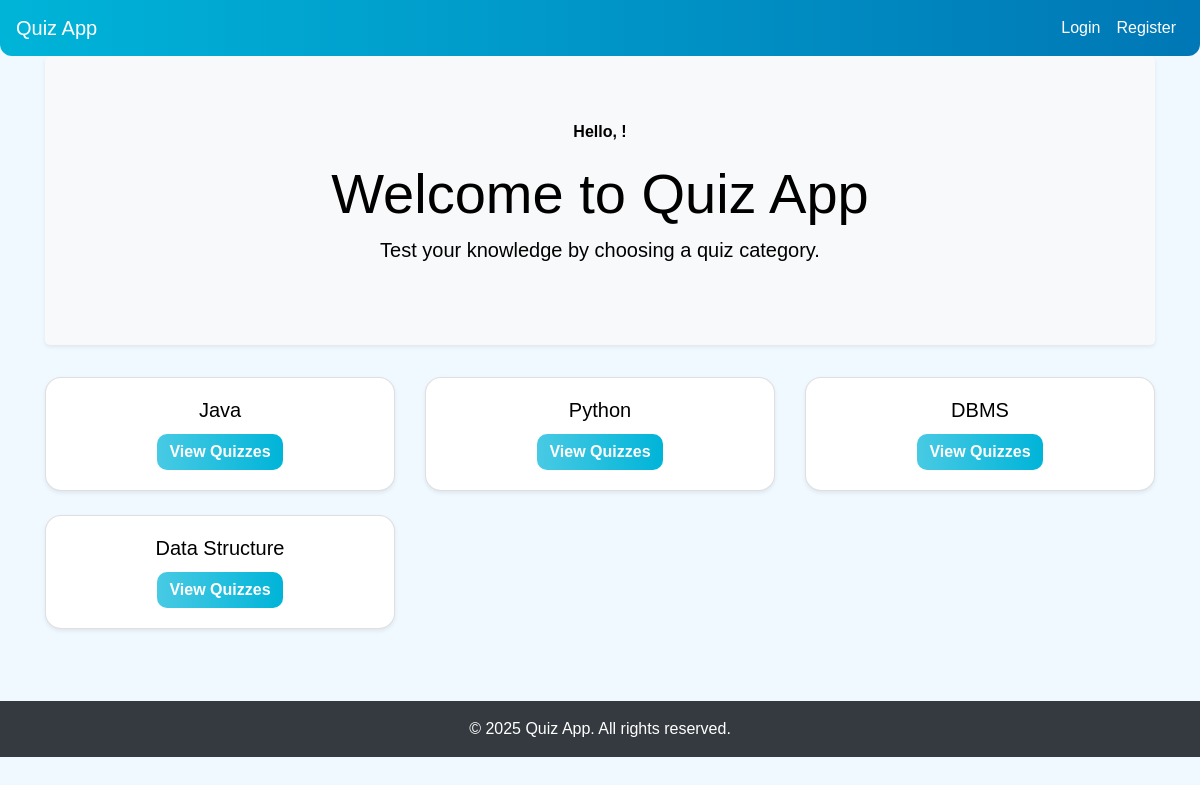
The page / on the database its author committed.
### core/models.py (models this page shows, shortened)
class Category(models.Model):
    name = models.CharField(max_length=100, unique=True)

### core/views.py (the view)
# urls.py: path('', views.home, name='home'),
def home(request):
    categories = Category.objects.all()
    return render(request, 'core/home.html', {'categories': categories})

### templates/core/home.html
{% extends 'core/base.html' %}
{% block content %}
<div class="jumbotron text-center bg-light shadow-sm">
    <p class="greet"><b> Hello, {{ user.username }}!</b> </p>
    <h1 class="display-4">Welcome to Quiz App</h1>
    <p class="lead">Test your knowledge by choosing a quiz category.</p>
</div>
<div class="row">
    {% for category in categories %}
        <div class="col-md-4 mb-4">
            <div class="card shadow-sm">
                <div class="card-body text-center">
                    <h5 class="card-title">{{ category.name }}</h5>
                    <a href="{% url 'category_quizzes' category.id %}" class="btn btn-primary">View Quizzes</a>
                </div>
            </div>
        </div>
    {% empty %}
        <div class="col-12 text-center">
            <p>No categories available.</p>
        </div>
    {% endfor %}
</div>
{% endblock %}

### static/css/style.css (style rules this page uses)
body { background: #f0f9ff; font-family: "Poppins", sans-serif; color: #000; margin: 0; padding: 0; }
.card { border-radius: 16px; background: #fff; box-shadow: 0 6px 20px rgba(0, 0, 0, 0.08); transition: transform 0.2s ease, box-shadow 0.2s ease; }
.btn-primary { background: linear-gradient(90deg, #48cae4, #00b4d8); border: none; border-radius: 10px; font-weight: 600; transition: all 0.3s ease; }

### rows shown on the page
Category: name "Java"
Category: name "Python"
Category: name "DBMS"
Category: name "Data Structure"
